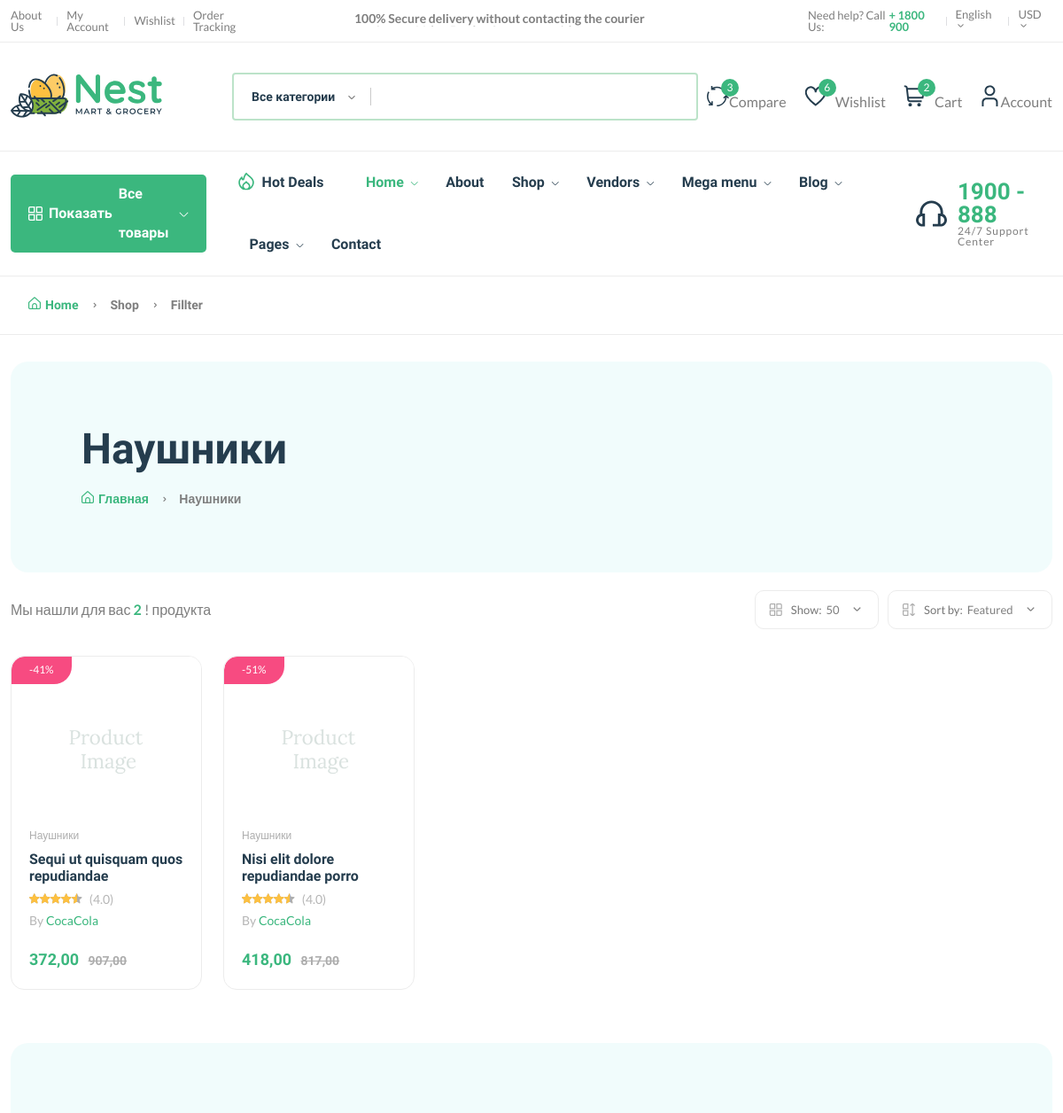
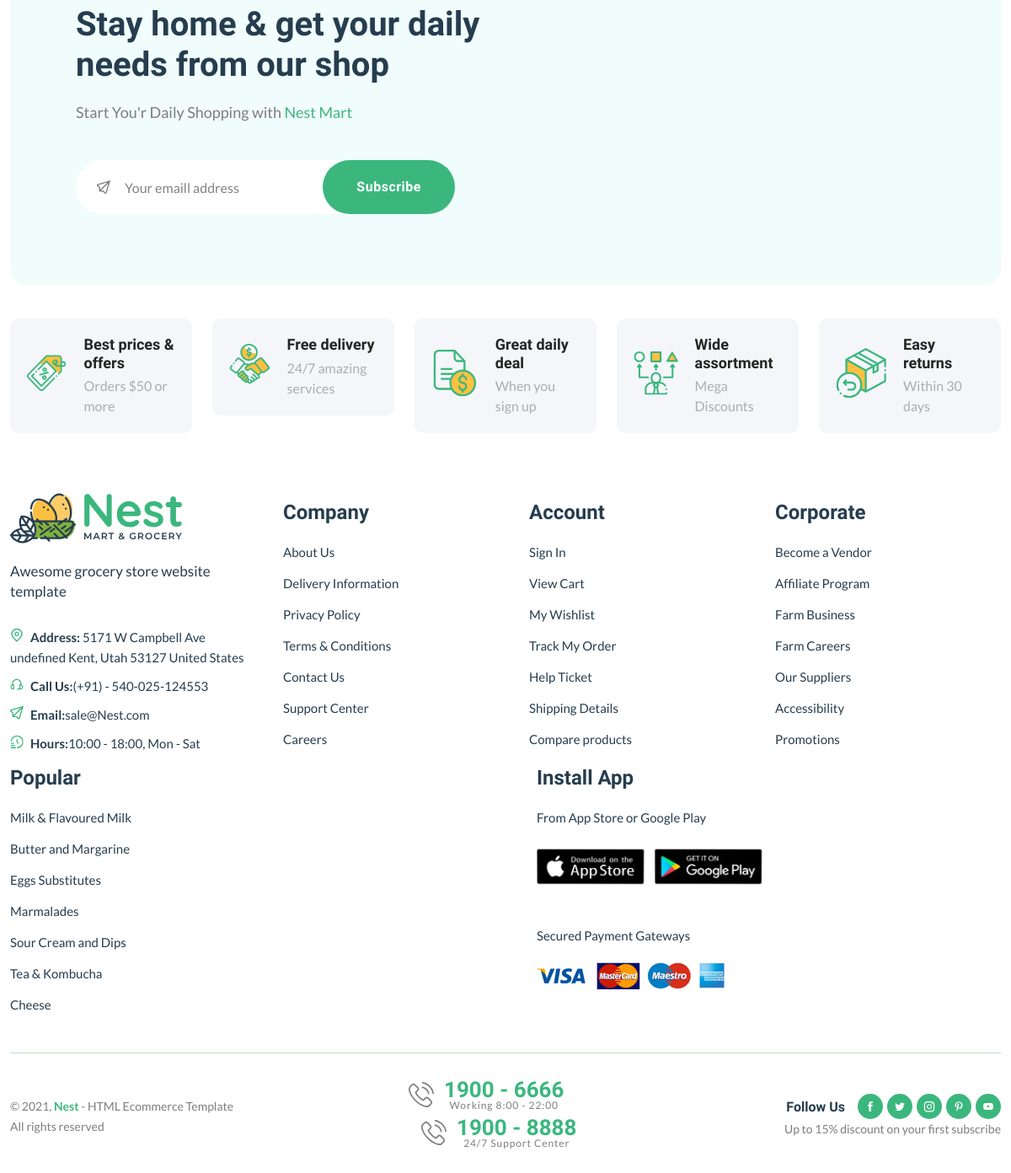
The app's page /categories/cat542ajmW8mq/ with its own data (2 pictures, top to bottom).
### core/models.py (models this page shows, shortened)
class Category(models.Model):
    cit = ShortUUIDField(unique=True, length=10, max_length=20, prefix='cat', verbose_name="ID")
    title = models.CharField(max_length=100, verbose_name="Название")
    image = models.ImageField(upload_to='category', verbose_name="Картинка", default="category.jpg")
    class Meta:
        verbose_name = "Катогоия"
        verbose_name_plural = "Категории"
    def __str__(self):
        return self.title

class Product(models.Model):
    pid = ShortUUIDField(unique=True, length=10, max_length=20, verbose_name="ID")
    title = models.CharField(max_length=100, verbose_name="Имя")
    description = RichTextUploadingField(null=True, blank=True, verbose_name="Описание")
    user = models.ForeignKey(User, on_delete=models.SET_NULL, null=True, verbose_name="Пользователь")
    category = models.ForeignKey(Category, on_delete=models.SET_NULL, null=True, verbose_name="Категория", related_name='category')
    vendor = models.ForeignKey(Vendor, on_delete=models.SET_NULL, null=True, verbose_name="Поставщик", default=None, related_name='products')
    image = models.ImageField(upload_to=user_directory_path, verbose_name="Картинка", default="cover_product.jpg")
    price = models.DecimalField(max_digits=9999999999, decimal_places=2, verbose_name='Цена')
    old_price = models.DecimalField(max_digits=9999999999, decimal_places=2, verbose_name='Старая цена')
    specifications = RichTextUploadingField(null=True, blank=True, verbose_name='Характеристики')
    tags = TaggableManager(verbose_name='Теги')
    product_status = models.CharField(choices=STATUS, max_length=10, default='in_review',
                                      verbose_name='Статус продукта')
    type = models.CharField(max_length=100, verbose_name="Тип продукта", null=True, blank=True)
    life = models.DateField(verbose_name="Срок годности", null=True, blank=True)
    status = models.BooleanField(default=True, verbose_name='Статус')
    in_stock = models.BooleanField(default=True, verbose_name='Есть в наличии')
    featured = models.BooleanField(default=False, verbose_name='Рекомендуемый')
    digital = models.BooleanField(default=False, verbose_name='Цифровой')
    sku = ShortUUIDField(unique=True, length=4, max_length=10, verbose_name="UUID")
    created_at = models.DateTimeField(auto_now_add=True, verbose_name='Дата создания')
    updated_at = models.DateTimeField(auto_now=True, verbose_name='Дата обновление')
    class Meta:
        verbose_name = "Продукт"
        verbose_name_plural = "Продукты"
    def get_percentage(self):
        return (self.price / self.old_price) * 100

class Vendor(models.Model):
    vid = ShortUUIDField(unique=True, length=10, max_length=20, prefix='ven', verbose_name="ID")
    title = models.CharField(max_length=100, verbose_name="Имя")
    address = models.CharField(max_length=100, verbose_name="Адрес")
    contact = models.CharField(max_length=100, verbose_name="Контакты")
    chat_resp_time = models.CharField(max_length=100, verbose_name="Время для чата")
    shipping_on_time = models.CharField(max_length=100, verbose_name="Время доставки")
    authentic_rating = models.CharField(max_length=100, verbose_name="Подлинный рейтинг")
    days_return = models.CharField(max_length=100, verbose_name="Дата возврата")
    warranty_period = models.CharField(max_length=100, verbose_name="Гарантийный период")
    image = models.ImageField(upload_to=user_directory_path, verbose_name="Картинка", default="vendor.jpg")
    cover_image = models.ImageField(upload_to=user_directory_path, verbose_name="Изображение обложки", default="cover_product.jpg")
    description = models.TextField(null=True, blank=True, verbose_name="Описание")
    user = models.ForeignKey(User, on_delete=models.SET_NULL, null=True, verbose_name="Пользователь")
    class Meta:
        verbose_name = "Поставщик"
        verbose_name_plural = "Поставщики"
    def __str__(self):
        return self.title

### core/views.py (the view)
# urls.py: path('categories/<str:cit>/', category_product_list_view, name="category_product_list"),
def category_product_list_view(request, cit):
    category = Category.objects.get(cit=cit)
    products = Product.objects.filter(product_status='published', category=category)
    return render(request, 'core/categories/product-list.html', {
        'category': category,
        'products': products
    })

### core/context_processor.py (called while the page is built)
def categories(request):
    categories = Category.objects.all()
    return {
        'categories': categories
    }

### core/context_processors.py (called while the page is built)
def categories(request):
    categories = Category.objects.all()
    return {
        'categories': categories
    }

### templates/core/categories/product-list.html (shortened to what this page needs)
{% extends 'partials/base.html' %}
{% load static %}
{% block content %}
    <main class="main">
        <div class="page-header breadcrumb-wrap">
            <div class="container">
                <div class="breadcrumb">
                    <a href="index.html" rel="nofollow"><i class="fi-rs-home mr-5"></i>Home</a>
                    <span></span> Shop <span></span> Fillter
                </div>
            </div>
        </div>
        <div class="container mb-30 mt-30">
            <div class="row">
                <div class="col-12">
                 <div class="archive-header mb-20">
                        <div class="row align-items-center">
                            <div class="col-xl-3">
                                <h1 class="mb-15">{{ category.title }}</h1>
                                <div class="breadcrumb">
                                    <a href="{% url 'core:index' %}" rel="nofollow"><i class="fi-rs-home mr-5"></i>Главная</a>
                                    <span></span> {{ category.title }}
                                </div>
                            </div>
                        </div>
                    </div>
                    <div class="shop-product-fillter">
                        <div class="totall-product">
                            <p>
                                Мы нашли для вас  <strong class="text-brand">{{ products.count }}</strong> ! продукта
                            </p>
                        </div>
                        <div class="sort-by-product-area">
                            <div class="sort-by-cover mr-10">
                                <div class="sort-by-product-wrap">
                                    <div class="sort-by">
                                        <span><i class="fi-rs-apps"></i>Show:</span>
                                    </div>
                                    <div class="sort-by-dropdown-wrap">
                                        <span>50 <i class="fi-rs-angle-small-down"></i></span>
                                    </div>
                                </div>
                            </div>
                            <div class="sort-by-cover">
                                <div class="sort-by-product-wrap">
                                    <div class="sort-by">
                                        <span><i class="fi-rs-apps-sort"></i>Sort by:</span>
                                    </div>
                                    <div class="sort-by-dropdown-wrap">
                                        <span>Featured <i class="fi-rs-angle-small-down"></i></span>
                                    </div>
                                </div>
                            </div>
                        </div>
                    </div>
                    <div class="row product-grid">
                        {% for product in products %}
                           <div class="col-lg-1-5 col-md-4 col-12 col-sm-6">
                                    <div class="product-cart-wrap mb-30">
                                        <div class="product-img-action-wrap">
                                            <div class="product-img product-img-zoom">
                                                <a href="{% url 'core:product_detail' product.pid %}">
                                                    <img class="default-img"
                                                         src="{{ product.image.url }}" alt=""/>
                                                </a>
                                            </div>
                                            <div class="product-badges product-badges-position product-badges-mrg">
                                                <span class="hot">-{{ product.get_percentage | floatformat:0 }}%</span>
                                            </div>
                                        </div>
                                        <div class="product-content-wrap">
                                            <div class="product-category">
                                                <a href="shop-grid-right.html">{{ product.category }}</a>
                                            </div>
                                            <h2><a href="{% url 'core:product_detail' product.pid %}">{{ product.title }}</a>
                                            </h2>
                                            <div class="product-rate-cover">
                                                <div class="product-rate d-inline-block">
                                                    <div class="product-rating" style="width: 90%"></div>
                                                </div>
                                                <span class="font-small ml-5 text-muted"> (4.0)</span>
                                            </div>
                                            <div>
                                                <span class="font-small text-muted">By <a href="vendor-details-1.html">{{ product.vendor }}</a></span>
                                            </div>
                                            <div class="product-card-bottom">
                                                <div class="product-price">
                                                    <span>{{ product.price }}</span>
                                                    <span class="old-price">{{ product.old_price }}</span>
                                                </div>
                                            </div>
                                        </div>
                                    </div>
                                </div>
                        {% endfor %}
                    </div>
                </div>
            </div>
        </div>
    </main>
{% endblock %}

### records on screen
Category: title "Наушники"
Product: image (picture), get_percentage "41", category "Наушники", title "Sequi ut quisquam quos repudiandae", vendor "CocaCola", price "372,00", old_price "907,00"
Product: image (picture), get_percentage "51", category "Наушники", title "Nisi elit dolore repudiandae porro", vendor "CocaCola", price "418,00", old_price "817,00"

### other values on screen
{{ products.count }} "2"
